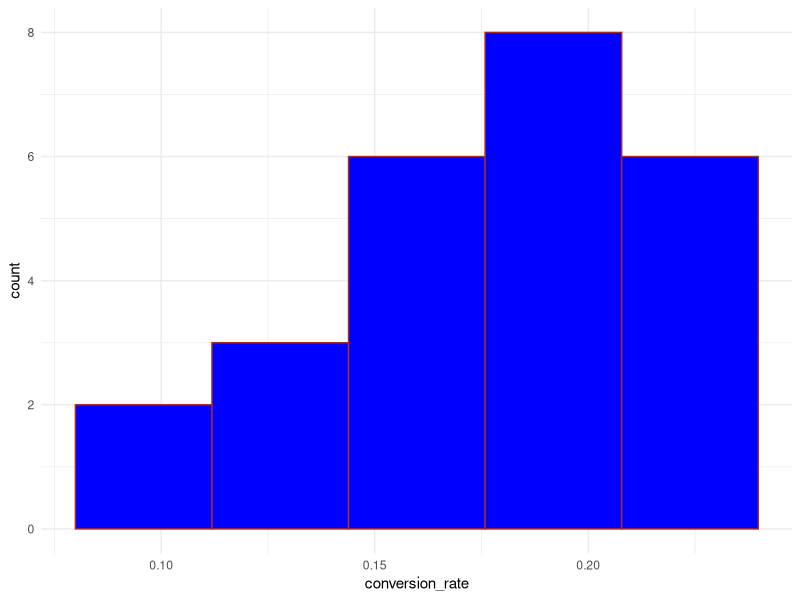
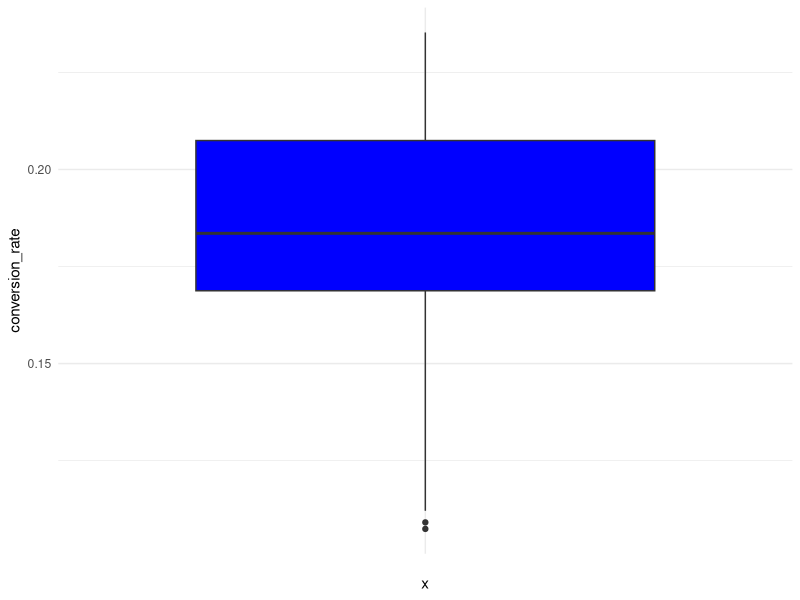
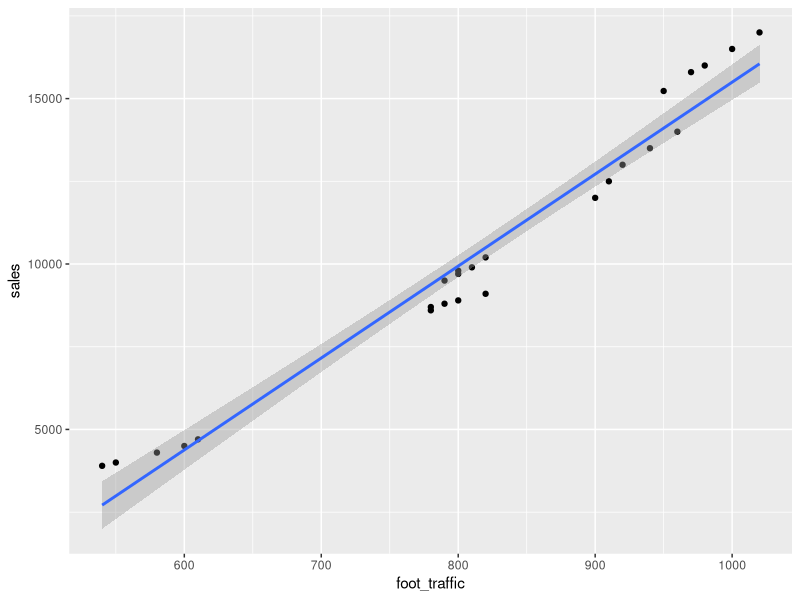
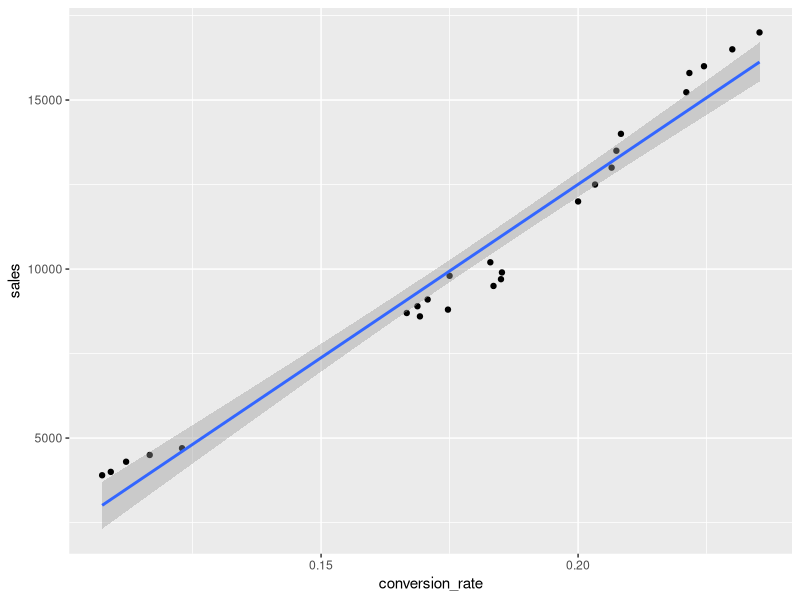
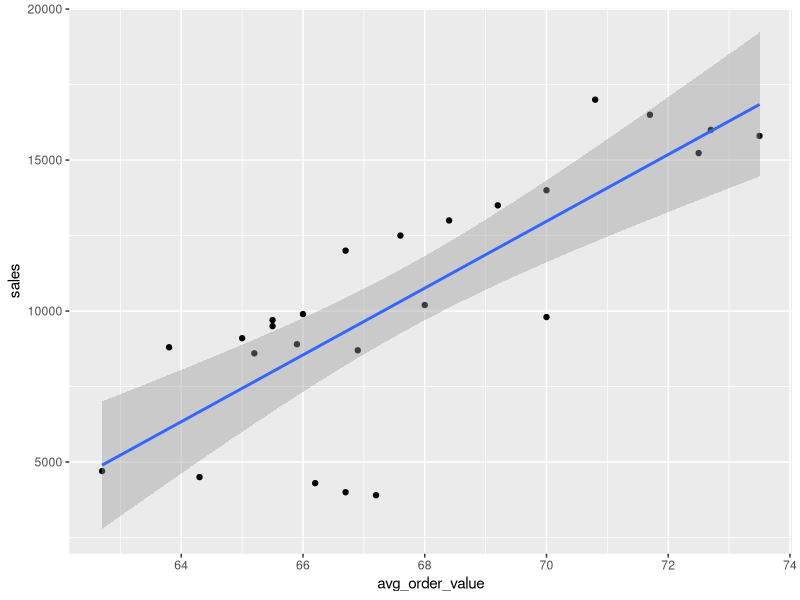
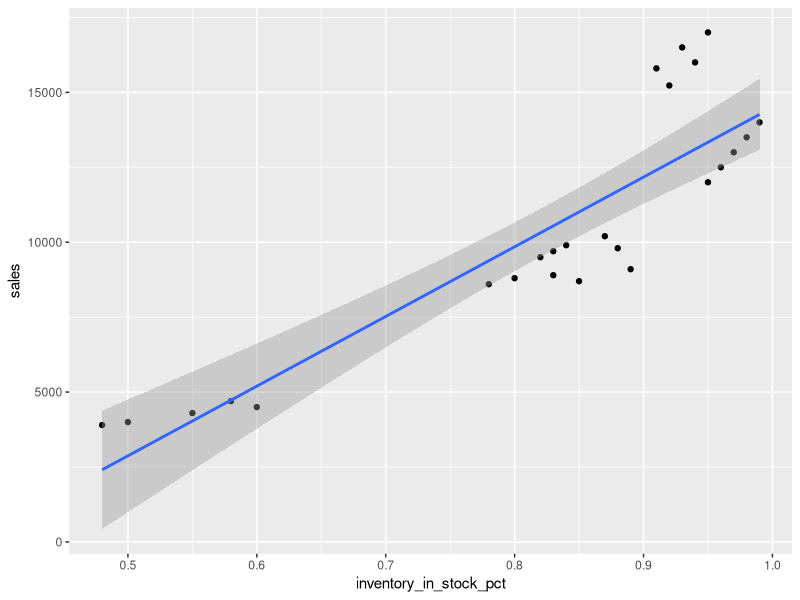
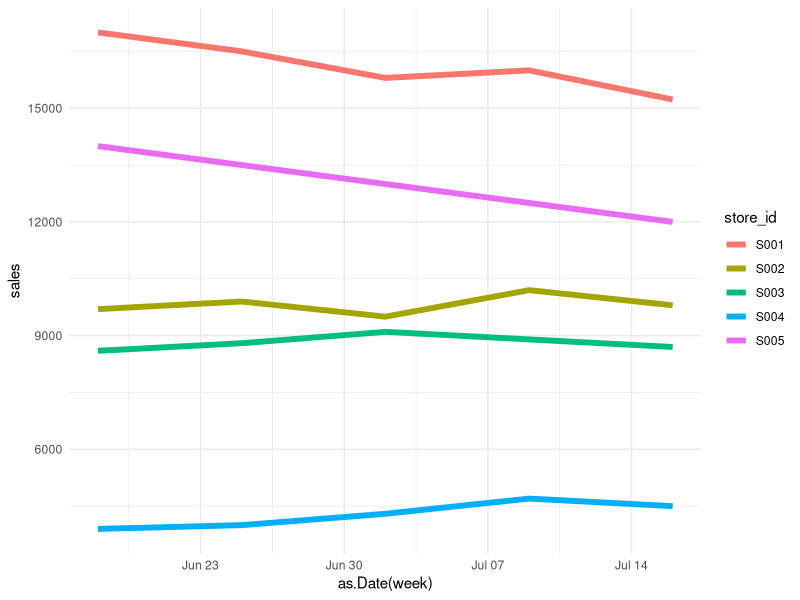
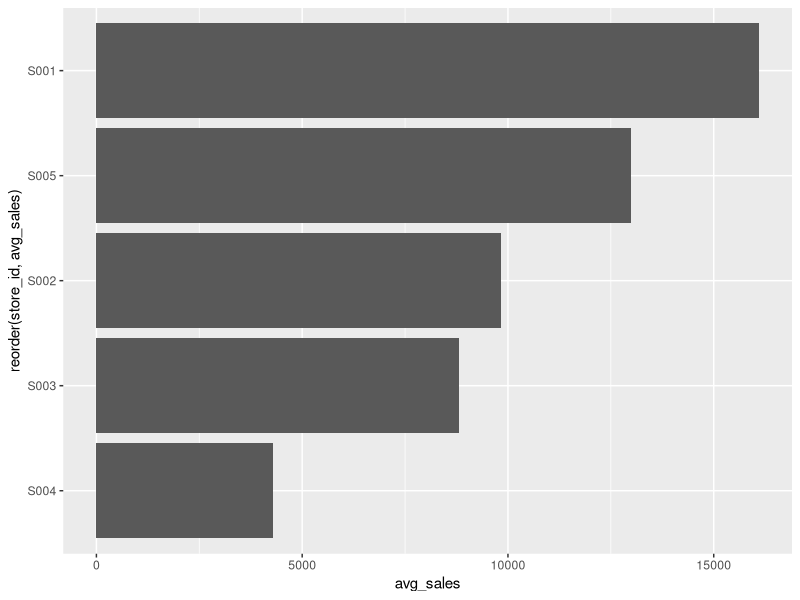

The R script that drew these images, in order:
library(ggplot2)
library(tidyverse)
store_id <- c('S001', 'S002', 'S003', 'S004', 'S005', 
  'S001', 'S002', 'S003', 'S004', 'S005',
  'S001', 'S002', 'S003', 'S004', 'S005',
  'S001', 'S002', 'S003', 'S004', 'S005',
  'S001', 'S002', 'S003', 'S004', 'S005')
region <- c('West', 'West', 'East', 'East', 'South', 
        'West', 'West', 'East', 'East', 'South',
        'West', 'West', 'East', 'East', 'South',
        'West', 'West', 'East', 'East', 'South',
        'West', 'West', 'East', 'East', 'South')
week <- c(2024-01-01, 2024-01-01, 2024-01-01, 2024-01-01, 2024-01-01,
            2024-01-08, 2024-01-08, 2024-01-08, 2024-01-08, 2024-01-08,
            2024-01-15, 2024-01-15, 2024-01-15, 2024-01-15, 2024-01-15,
            2024-01-22, 2024-01-22, 2024-01-22, 2024-01-22, 2024-01-22,
            2024-01-29, 2024-01-29, 2024-01-29, 2024-01-29, 2024-01-29)
sales <- c(15230, 9800, 8700, 4500, 12000,
           16000, 10200, 8900, 4700, 12500,
           15800, 9500, 9100, 4300, 13000,
           16500, 9900, 8800, 4000, 13500,
           17000, 9700, 8600, 3900, 14000)
transactions <- c(210, 140, 130, 70, 180,
                  220, 150, 135, 75, 185,
                  215, 145, 140, 65, 190,
                  230, 150, 138, 60, 195,
                  240, 148, 132, 58, 200)
avg_order_value <- c(72.5, 70.0, 66.9, 64.3, 66.7,
                     72.7, 68.0, 65.9, 62.7, 67.6,
                     73.5, 65.5, 65.0, 66.2, 68.4,
                     71.7, 66.0, 63.8, 66.7, 69.2,
                     70.8, 65.5, 65.2, 67.2, 70.0)
foot_traffic <- c(950, 800, 780, 600, 900,
                  980, 820, 800, 610, 910,
                  970, 790, 820, 580, 920,
                  1000, 810, 790, 550, 940,
                  1020, 800, 780, 540, 960)
employees <- c(12, 10, 9, 8, 11,
               12, 10, 9, 8, 11,
               12, 10, 9, 8, 11,
               12, 10, 9, 8, 11,
               12, 10, 9, 8, 11)
prom_flag <- c(1, 0, 0, 0, 1,
               1, 0, 0, 0, 1,
               0, 0, 1, 0, 1,
               1, 0, 0, 0, 1,
               1, 0, 0, 0, 1)
inventory_in_stock_pct <- c(0.92, 0.88, 0.85, 0.60, 0.95,
                            0.94, 0.87, 0.83, 0.58, 0.96,
                            0.91, 0.82, 0.89, 0.55, 0.97,
                            0.93, 0.84, 0.80, 0.50, 0.98,
                            0.95, 0.83, 0.78, 0.48, 0.99)

df <- data.frame(store_id = store_id, region = region,
                   week = week, sales = sales, transactions = transactions,
                   avg_order_value = avg_order_value, foot_traffic = foot_traffic,
                   employees = employees, prom_flag = prom_flag, 
                   inventory_in_stock_pct = inventory_in_stock_pct)

df$conversion_rate <- df$transactions/df$foot_traffic
df$salesperemployee <- df$sales/df$employees
df$salespervisitor <- df$sales/df$foot_traffic
df
sum(is.na(df))
sum(duplicated(df))
df %>% filter(duplicated(.))
summary(df)
# Plot of the histogram of conversion rate
ggplot(df) +
  aes(x = conversion_rate) +
  geom_histogram(
    bins = round(sqrt(length(df$conversion_rate))),
    fill = 'blue', color = 'brown'
  ) + 
  theme_minimal()

ggplot(df) +
  aes(x = "", y = conversion_rate) +
  geom_boxplot(fill = 'blue') + 
  theme_minimal()


cr_outliers <- boxplot.stats(df$conversion_rate)$out
ind_outliers <- which(df$conversion_rate %in% c(cr_outliers))
ind_outliers


summary_stats <- df %>% 
  group_by(region, store_id) %>%
  summarise(
    avg_sales = mean(sales, na.rm = TRUE),
    total_sales = sum(sales, na.rm = TRUE),
    avg_conversion_rate = mean(conversion_rate, na.rm = TRUE),
    avg_foot_traffic = mean(foot_traffic, na.rm = TRUE),
    avg_transactions = mean(transactions, na.rm = TRUE),
    weeks_observed = n()
  ) %>%
  ungroup()
summary_stats <- summary_stats %>%
  mutate(
    sales_per_visitor = avg_sales / avg_foot_traffic,
    conversion_efficiency = avg_conversion_rate * avg_sales
  )
summary_stats <- summary_stats %>% 
  arrange(avg_sales) %>%
  head(5)
print(summary_stats, width = Inf)
bottom_stores <- summary_stats %>%
  arrange(avg_sales) %>%
  slice_head(n = 5)
bottom_stores

top_stores <- summary_stats %>%
  arrange(desc(avg_sales)) %>%
  slice_head(n = 5)

top_stores






df %>%
  group_by(region) %>%
  summarise(
    avg_sales = mean(sales),
    avg_conversion = mean(transactions/foot_traffic),
    avg_traffic = mean(foot_traffic)
  )

cor_matrix <- df %>%
  select(sales, foot_traffic, conversion_rate, avg_order_value,
         inventory_in_stock_pct) %>% 
  cor(use = 'complete.obs')
cor_matrix

ggplot(df, aes(x = foot_traffic, y = sales)) +
  geom_point() + 
  geom_smooth(method = 'lm')

ggplot(df, aes(x = conversion_rate, y = sales)) + 
  geom_point() +
  geom_smooth(method = 'lm')
ggplot(df, aes(x = avg_order_value, y = sales)) + 
  geom_point() +
  geom_smooth(method = 'lm')
ggplot(df, aes(x = inventory_in_stock_pct, y = sales)) +
  geom_point() +
  geom_smooth(method = 'lm')

# Core visualizations
# How does sales look like for each of the stores separated by color for the weeks?
ggplot(df, aes(x = as.Date(week), y = sales, color = store_id)) +
  geom_line() +
  theme_minimal() +
  stat_summary(fun = mean, geom = 'line', size = 2)

# Identify top vs bottom stores by average sales
df %>%
  group_by(store_id) %>%
  summarise(avg_sales = mean(sales)) %>%
  ggplot(aes(x = reorder(store_id, avg_sales),
             y = avg_sales)) +
  geom_col() + 
  coord_flip()

# Compare variability across regions
ggplot(df, aes(x = region, y = sales)) +
  geom_boxplot()

# Compare staffing 
ggplot(df, aes(x = employees, y = sales)) +
  geom_point() +
  geom_smooth(method = 'lm')

df_summary <- df %>% 
  group_by(region) %>%
  summarise(
    avg_sales = mean(sales),
    avg_traffic = mean(foot_traffic)
  )
df_summary %>%
  pivot_longer(-region) %>%
  ggplot(aes(x = region, y = value, fill = name)) +
  geom_col(position = 'dodge')
  
df_summary2 <- df %>%
  group_by(region) %>%
  summarise(
    avg_conversion = mean(transactions/foot_traffic)
  )
ggplot(df_summary2, aes(x = region, y = avg_conversion)) + 
  geom_col()

# Average Sales by Store
summary_stats %>%
  ggplot(aes(x = reorder(store_id, avg_sales), y = avg_sales, fill = region)) +
  geom_col() +
  coord_flip() +
  theme_minimal() +
  labs(title = 'Average Sales by Store', x = 'Store', y = 'Average Sales')

# Foot Traffic vs Sales
ggplot(df, aes(x = foot_traffic, y = sales, color = store_id)) +
  geom_point(size = 3) +
  geom_smooth(method = 'lm', se = FALSE) +
  theme_minimal() +
  labs(title = 'Sales vs Foot Traffic', x = 'Foot Traffic', y = 'Sales')

# Inventory vs Sales
ggplot(df, aes(x = inventory_in_stock_pct, y = sales, color = store_id)) +
  geom_point(size = 3) +
  geom_smooth(method = 'lm', se = FALSE) + 
  theme_minimal() +
  labs(title = 'Sales vs Inventory Availability', x = 'Inventory Availability', 
       y = 'Sales')

summary_stats %>%
  ggplot(aes(x = reorder(store_id, avg_conversion_rate), 
         y = avg_conversion_rate, fill = region)) +
  geom_col() +
  coord_flip() +
  theme_minimal() +
  labs(title = 'Average Conversion Rate by Store', x = 'Store', y = "Average Conversion Rate")
